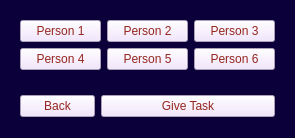
<?xml version="1.0" encoding="UTF-8"?>
<ui version="4.0">
 <class>Form</class>
 <widget class="QWidget" name="Form">
  <property name="geometry">
   <rect>
    <x>0</x>
    <y>0</y>
    <width>295</width>
    <height>138</height>
   </rect>
  </property>
  <property name="windowTitle">
   <string>Form</string>
  </property>
  <property name="styleSheet">
   <string notr="true">background-color:rgb(11, 0, 57);</string>
  </property>
  <layout class="QVBoxLayout" name="verticalLayout">
   <item>
    <widget class="QWidget" name="widget" native="true">
     <layout class="QGridLayout" name="gridLayout_2">
      <item row="1" column="1">
       <widget class="QPushButton" name="person5">
        <property name="styleSheet">
         <string notr="true">color: rgb(149, 38, 30); background-color: rgb(241, 224, 255);</string>
        </property>
        <property name="text">
         <string>Person 5</string>
        </property>
       </widget>
      </item>
      <item row="1" column="0">
       <widget class="QPushButton" name="person4">
        <property name="styleSheet">
         <string notr="true">color: rgb(149, 38, 30); background-color: rgb(241, 224, 255);</string>
        </property>
        <property name="text">
         <string>Person 4</string>
        </property>
       </widget>
      </item>
      <item row="0" column="1">
       <widget class="QPushButton" name="person2">
        <property name="styleSheet">
         <string notr="true">color: rgb(149, 38, 30); background-color: rgb(241, 224, 255);</string>
        </property>
        <property name="text">
         <string>Person 2</string>
        </property>
       </widget>
      </item>
      <item row="0" column="0">
       <widget class="QPushButton" name="person1">
        <property name="styleSheet">
         <string notr="true">color: rgb(149, 38, 30); background-color: rgb(241, 224, 255);</string>
        </property>
        <property name="text">
         <string>Person 1</string>
        </property>
       </widget>
      </item>
      <item row="1" column="2">
       <widget class="QPushButton" name="person6">
        <property name="styleSheet">
         <string notr="true">color: rgb(149, 38, 30); background-color: rgb(241, 224, 255);</string>
        </property>
        <property name="text">
         <string>Person 6</string>
        </property>
       </widget>
      </item>
      <item row="0" column="2">
       <widget class="QPushButton" name="person3">
        <property name="styleSheet">
         <string notr="true">color: rgb(149, 38, 30); background-color: rgb(241, 224, 255);</string>
        </property>
        <property name="text">
         <string>Person 3</string>
        </property>
       </widget>
      </item>
     </layout>
    </widget>
   </item>
   <item>
    <widget class="QWidget" name="widget_2" native="true">
     <layout class="QGridLayout" name="gridLayout">
      <item row="0" column="0">
       <widget class="QPushButton" name="backButton">
        <property name="maximumSize">
         <size>
          <width>75</width>
          <height>16777215</height>
         </size>
        </property>
        <property name="styleSheet">
         <string notr="true">color: rgb(149, 38, 30); background-color: rgb(241, 224, 255);</string>
        </property>
        <property name="text">
         <string>Back</string>
        </property>
       </widget>
      </item>
      <item row="0" column="1">
       <widget class="QPushButton" name="giveTask">
        <property name="styleSheet">
         <string notr="true">color: rgb(149, 38, 30); background-color: rgb(241, 224, 255);</string>
        </property>
        <property name="text">
         <string>Give Task</string>
        </property>
       </widget>
      </item>
     </layout>
    </widget>
   </item>
  </layout>
 </widget>
 <resources/>
 <connections/>
</ui>
